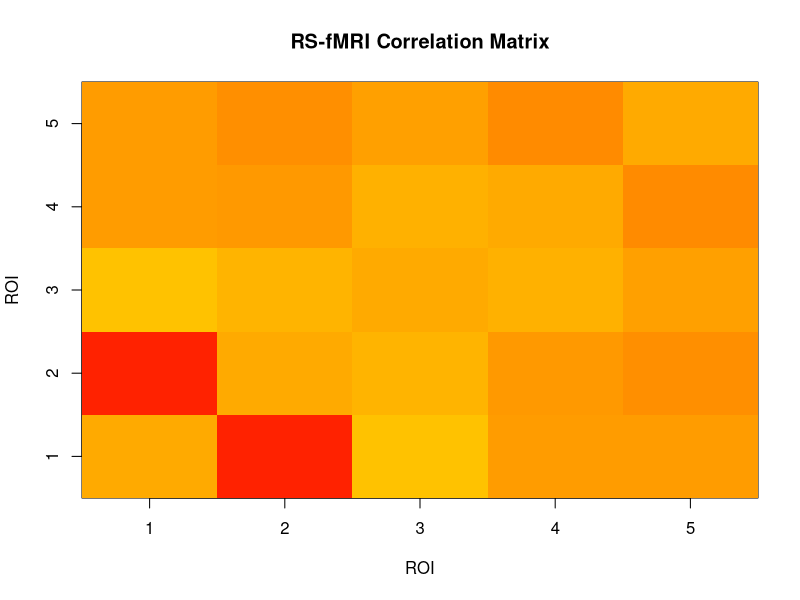
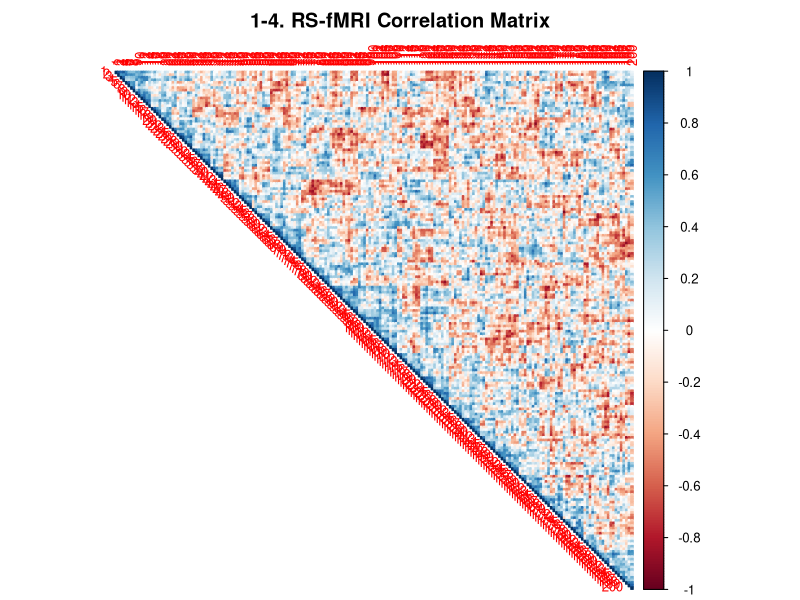
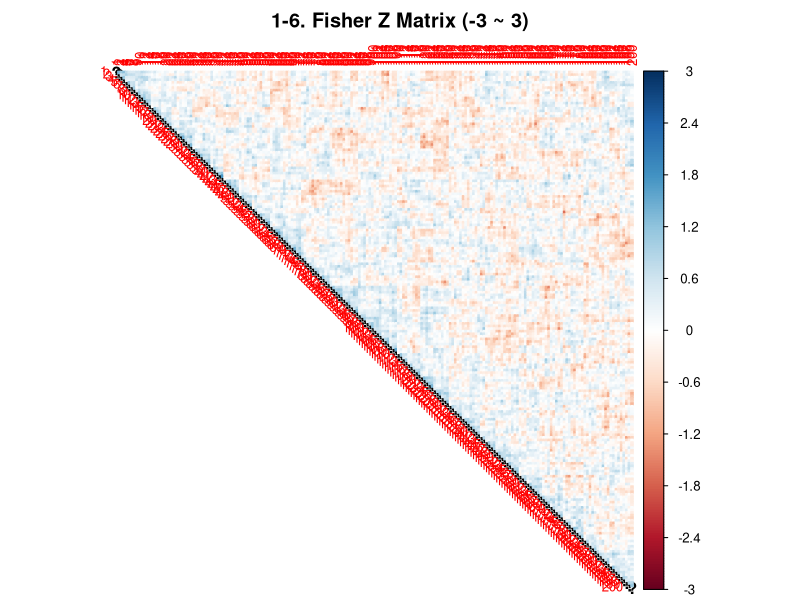

R code for these plots, in order:
## ---- chunk 1
set.seed(42)
n_time <- 100
n_roi <- 5
time_series <- matrix(rnorm(n_time * n_roi), n_time, n_roi)
time_series[,2] <- 0.7 * time_series[,1] + rnorm(n_time, 0, 0.5)  # 연결성 추가하기기

corr_matrix <- cor(time_series)
diag(corr_matrix) <- 0  # 자기상관 제거하는 것것

# 시각화하는 방법!
image(1:n_roi, 1:n_roi, corr_matrix, zlim=c(-1,1), col=rev(heat.colors(101)),
      xlab="ROI", ylab="ROI", main="RS-fMRI Correlation Matrix")
## ---- chunk 2
# 파일명: "rs_fmri_fisher_z_complete.R"
# 샘플 RS-fMRI ROI 시계열 데이터 생성 (10 ROI x 200 timepoints)
set.seed(123)
n_roi <- 10
n_time <- 200
rs_fmri_data <- matrix(rnorm(n_roi * n_time), n_roi, n_time)

# 1-4) 현재 RS-fMRI로 구한 correlation에 Fisher Z 변환 적용
cor_matrix <- cor(rs_fmri_data)
print("RS-fMRI Correlation 행렬 상위 3x3:")
print(round(cor_matrix[1:3,1:3], 3))

# Fisher Z 변환: r → z = atanh(r) 적용
z_matrix <- atanh(cor_matrix)

# 1-5) Z 행렬 원소 확인
upper_z <- z_matrix[upper.tri(z_matrix)]
print("Z 변환 원소 통계:")
summary(upper_z)
print(paste("Z 원소 범위:", round(min(upper_z), 3), "~", round(max(upper_z), 3)))

# 1-5) 원소 print =====
print("1-5-2) Z 행렬 원소 테이블 형식 (ROI-A, B, r, z, p, significance):")
df_results <- data.frame(
  ROI_A = character(),
  ROI_B = character(),
  raw_correlation = numeric(),
  fisher_z = numeric(),
  p_value = numeric(),
  significance = character(),
  stringsAsFactors = FALSE
)

for(i in 1:(n_roi-1)) {
  for(j in (i+1):n_roi) {
    ct <- cor.test(rs_fmri_data[i,], rs_fmri_data[j,])
    z_val <- atanh(ct$estimate)
    
    sig <- ifelse(ct$p.value < 0.001, "***",
             ifelse(ct$p.value < 0.01, "**",
               ifelse(ct$p.value < 0.05, "*", "not significant")))
    
    df_results <- rbind(df_results, data.frame(
      ROI_A = paste0("ROI", i),
      ROI_B = paste0("ROI", j),
      raw_correlation = round(ct$estimate, 3),
      fisher_z = round(z_val, 3),
      p_value = format(ct$p.value, scientific=TRUE, digits=3),
      significance = sig
    ))
  }
}
print(df_results[1:min(10, nrow(df_results)), ])  
print(paste("총", nrow(df_results), "개 ROI 쌍"))

# 역변환 확인
print("tanh(z) == 원래 r 확인 (상위 3x3):")
print(round(tanh(z_matrix)[1:3,1:3], 3))

# 대각선 처리: Z 행렬 시각화를 위해 NA로 설정 (corrplot이 자동 처리)
diag(z_matrix) <- NA

# 1-6) 변환 후 행렬 시각화
library(corrplot)

# 행렬 시각화
library(corrplot)

corrplot(cor_matrix, method="color", type="upper", order="hclust", 
         title="1-4. RS-fMRI Correlation Matrix", tl.cex=0.8, mar=c(0,0,2,0))

z_clipped <- pmin(pmax(z_matrix, -3), 3)
corrplot(z_clipped, method="color", type="upper", order="hclust", 
         title="1-6. Fisher Z Matrix (-3 ~ 3)", 
         is.corr=FALSE, col.lim=c(-3,3), tl.cex=0.8, mar=c(0,0,2,0))
## ---- chunk 3
set.seed(123)
n_roi <- 10
n_time <- 200
rs_fmri_data <- matrix(rnorm(n_roi * n_time), n_roi, n_time)

# 과제6) ============================================
df_results <- data.frame(
  ROI_A = character(),
  ROI_B = character(),
  `raw correlation` = numeric(),
  `Fisher Z` = numeric(),
  `p_value` = character(),
  significance = character(),
  stringsAsFactors = FALSE
)

for(i in 1:(n_roi-1)) {
  for(j in (i+1):n_roi) {
    ct <- cor.test(rs_fmri_data[i,], rs_fmri_data[j,])
    
    df_results <- rbind(df_results, data.frame(
      ROI_A = paste0("ROI", i),
      ROI_B = paste0("ROI", j),
      `raw correlation` = round(ct$estimate, 3),
      `Fisher Z` = round(atanh(ct$estimate), 3),
      `p_value` = format(ct$p.value, scientific=TRUE, digits=3),
      significance = ifelse(ct$p.value < 0.001, "***",
                       ifelse(ct$p.value < 0.01, "**",
                         ifelse(ct$p.value < 0.05, "*", "not significant")))
    ))
  }
}

print("과제 6) Correlation 분석 결과 테이블 (45 ROI 쌍):")
print(df_results)
